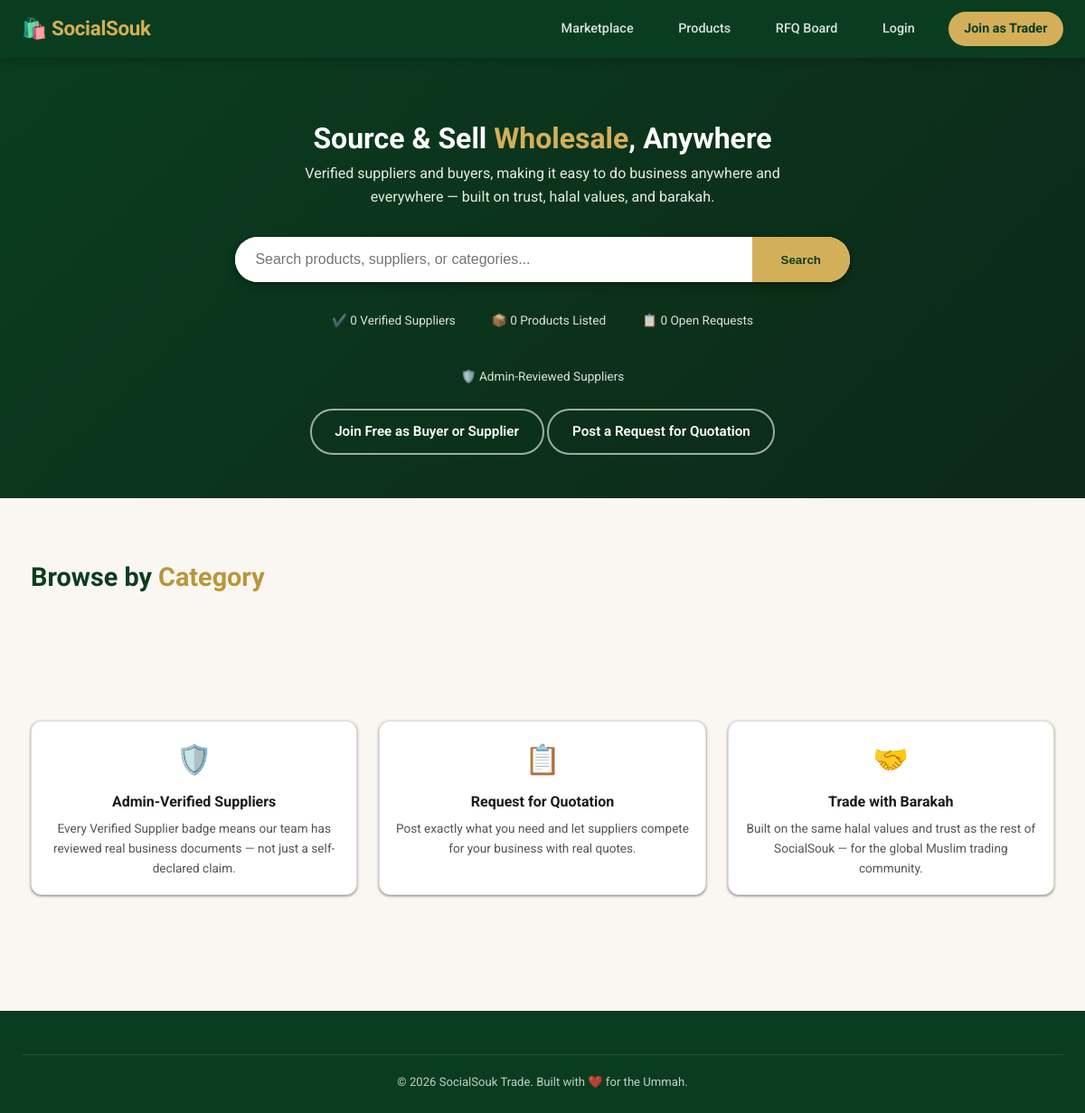
Before: /trade.php with the older database file.
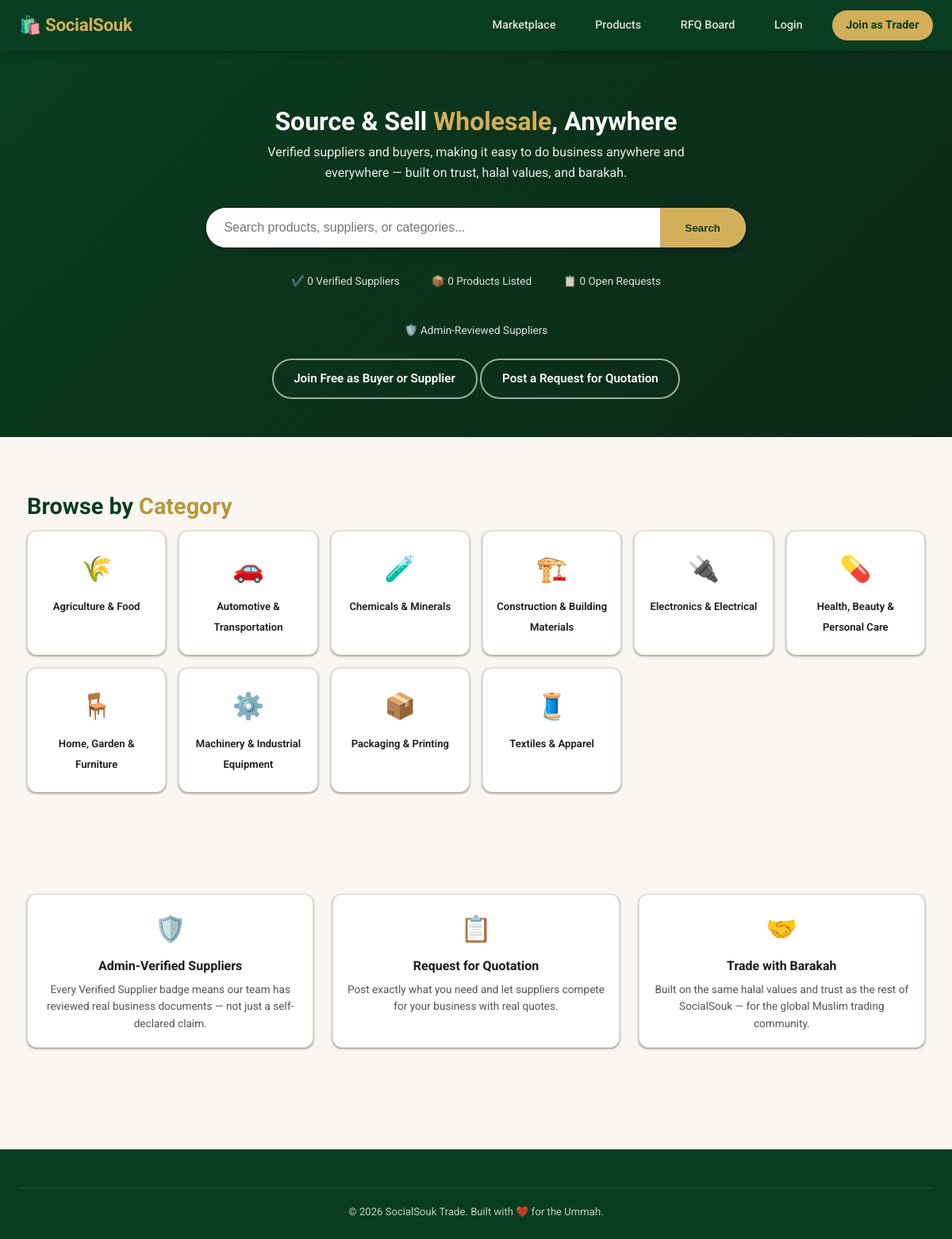
After: the same page with the newer database file.
### tables this page shows
CREATE TABLE IF NOT EXISTS b2b_categories (
    id   INT UNSIGNED AUTO_INCREMENT PRIMARY KEY,
    name VARCHAR(150) NOT NULL,
    slug VARCHAR(150) NOT NULL UNIQUE,
    icon VARCHAR(10)
);

### db.php (called while the page is built, shortened)
<?php
function e(string $s): string {
    return htmlspecialchars($s, ENT_QUOTES, 'UTF-8');
}
function auth(): ?array {
    if (!isset($_SESSION['user'])) {
        return null;
    }
    return $_SESSION['user'];
}

### trade.php (the view, shortened to what this page needs)
<?php
require_once __DIR__ . '/db.php';
$user = auth();
$myCo = $user ? myCompany($pdo, $user['id']) : null;
$categories = $pdo->query('SELECT * FROM b2b_categories ORDER BY name')->fetchAll();
$stats = $pdo->query(
    "SELECT (SELECT COUNT(*) FROM companies WHERE verification_status='verified') AS verified_suppliers,
            (SELECT COUNT(*) FROM companies) AS total_companies,
            (SELECT COUNT(*) FROM b2b_products WHERE is_active=1) AS total_products,
            (SELECT COUNT(*) FROM rfqs WHERE status='open') AS open_rfqs"
)->fetch();
?>
<!DOCTYPE html>
<html lang="en">
<head>
<link rel="stylesheet" href="style.css">
</head>
<body>
<nav class="navbar">
    <a class="nav-brand" href="index.php">🛍️ <?= e(SITE_NAME) ?></a>
    <div class="nav-links">
        <a href="index.php">Marketplace</a>
        <a href="trade-products.php">Products</a>
        <a href="rfq-board.php">RFQ Board</a>
        <?php if ($user): ?><span class="nav-user">👤 <?= e($user['name']) ?></span>
            <?php if ($myCo): ?><a href="trade-dashboard.php">Trade Dashboard</a><?php else: ?><a href="trade-register.php" class="nav-btn">Join as Trader</a><?php endif; ?>
            <a href="logout.php" class="nav-btn">Logout</a>
        <?php else: ?>
            <a href="login.php">Login</a>
            <a href="trade-register.php" class="nav-btn">Join as Trader</a>
        <?php endif; ?>
    </div>
</nav>
<header class="trade-hero">
    <div class="hero-content">
        <h1>Source & Sell <span style="color:var(--gold)">Wholesale</span>, Anywhere</h1>
        <p style="opacity:.9;max-width:560px;margin:0 auto">Verified suppliers and buyers, making it easy to do business anywhere and everywhere — built on trust, halal values, and barakah.</p>
        <form action="trade-products.php" method="get" class="trade-search-bar">
            <input type="text" name="q" placeholder="Search products, suppliers, or categories...">
            <button type="submit">Search</button>
        </form>
        <div class="trade-trust-bar">
            <span>✔️ <?= (int) $stats['verified_suppliers'] ?> Verified Suppliers</span>
            <span>📦 <?= (int) $stats['total_products'] ?> Products Listed</span>
            <span>📋 <?= (int) $stats['open_rfqs'] ?> Open Requests</span>
            <span>🛡️ Admin-Reviewed Suppliers</span>
        </div>
        <?php if (!$myCo): ?>
        <div style="margin-top:1.5rem">
            <a href="<?= $user ? 'trade-register.php' : 'register.php' ?>" class="btn btn-secondary">Join Free as Buyer or Supplier</a>
            <a href="rfq-submit.php" class="btn btn-secondary">Post a Request for Quotation</a>
        </div>
        <?php endif; ?>
    </div>
</header>
<div class="container section">
    <h2 class="section-title">Browse by <span>Category</span></h2>
    <div class="trade-category-grid">
        <?php foreach ($categories as $c): ?>
        <a href="trade-products.php?category=<?= (int) $c['id'] ?>" class="trade-category-tile">
            <span class="icon"><?= e($c['icon']) ?></span>
            <span class="name"><?= e($c['name']) ?></span>
        </a>
        <?php endforeach; ?>
    </div>
</div>
<div class="container section">
    <div class="grid-3">
        <div class="card"><div class="card-body" style="text-align:center">
            <div style="font-size:2rem;margin-bottom:.5rem">🛡️</div>
            <h3 style="font-size:1rem;margin-bottom:.4rem">Admin-Verified Suppliers</h3>
            <p style="font-size:.85rem;color:var(--text-mid)">Every Verified Supplier badge means our team has reviewed real business documents — not just a self-declared claim.</p>
        </div></div>
        <div class="card"><div class="card-body" style="text-align:center">
            <div style="font-size:2rem;margin-bottom:.5rem">📋</div>
            <h3 style="font-size:1rem;margin-bottom:.4rem">Request for Quotation</h3>
            <p style="font-size:.85rem;color:var(--text-mid)">Post exactly what you need and let suppliers compete for your business with real quotes.</p>
        </div></div>
        <div class="card"><div class="card-body" style="text-align:center">
            <div style="font-size:2rem;margin-bottom:.5rem">🤝</div>
            <h3 style="font-size:1rem;margin-bottom:.4rem">Trade with Barakah</h3>
            <p style="font-size:.85rem;color:var(--text-mid)">Built on the same halal values and trust as the rest of SocialSouk — for the global Muslim trading community.</p>
        </div></div>
    </div>
</div>
<footer>
    <div class="footer-bottom">&copy; <?= date('Y') ?> <?= e(SITE_NAME) ?> Trade. Built with ❤️ for the Ummah.</div>
</footer>
</body>
</html>

### style.css (style rules this page uses)
:root { --green-deep: #0a3d1f; --green-mid: #1a5c33; --green-light: #2d7a4a; --gold: #d4af5a; --gold-dark: #b8973b; --gold-light: #f0d78a; --cream: #faf7f2; --white: #ffffff; --text: #1a1a1a; --text-mid: #555; --text-light: #888; --border: #e2ddd6; --shadow: 0 1px 2px rgba(0,0,0,.30), 0 1px 3px 1px rgba(0,0,0,.15); --shadow-lg: 0 1px 3px rgba(0,0,0,.30), 0 4px 8px 3px rgba(0,0,0,.15); --radius-sm: 8px; --radius: 12px; --radius-lg: 16px; --radius-full: 999px; --transition: .2s cubic-bezier(.4,0,.2,1); }
*, *::before, *::after { box-sizing: border-box; margin: 0; padding: 0; }
body { font-family: 'Roboto', 'Segoe UI', system-ui, -apple-system, sans-serif; background: var(--cream); color: var(--text); line-height: 1.6; }
a { color: var(--green-mid); text-decoration: none; }
.navbar { background: var(--green-deep); padding: 0 1.5rem; display: flex; align-items: center; justify-content: space-between; height: 64px; position: sticky; top: 0; z-index: 100; box-shadow: 0 2px 12px rgba(0,0,0,.25); }
.nav-brand { font-size: 1.4rem; font-weight: 700; color: var(--gold); letter-spacing: -.3px; }
.nav-links { display: flex; align-items: center; gap: 1.5rem; }
.nav-links a { color: rgba(255,255,255,.85); font-size: .9rem; font-weight: 500; padding: .4rem .8rem; border-radius: 6px; transition: var(--transition); }
.nav-btn { background: var(--gold) !important; color: var(--green-deep) !important; font-weight: 700 !important; padding: .45rem 1.1rem !important; border-radius: 20px !important; }
.hero-content { position: relative; max-width: 680px; margin: 0 auto; }
.btn { display: inline-flex; align-items: center; gap: .4rem; padding: .7rem 1.6rem; border-radius: 25px; font-size: .95rem; font-weight: 600; cursor: pointer; border: none; transition: var(--transition); text-decoration: none; }
.btn-secondary { background: transparent; color: var(--white); border: 2px solid rgba(255,255,255,.6); }
.trade-hero { background: linear-gradient(135deg, var(--green-deep) 0%, #0d2818 100%); color: var(--white); padding: 4rem 1.5rem 3rem; text-align: center; position: relative; overflow: hidden; }
.trade-search-bar { max-width: 700px; margin: 2rem auto 0; display: flex; background: var(--white); border-radius: var(--radius-full); overflow: hidden; box-shadow: var(--shadow-lg); }
.trade-search-bar input { flex: 1; border: none; padding: 1rem 1.4rem; font-size: 1rem; outline: none; }
.trade-search-bar button { background: var(--gold); color: var(--green-deep); border: none; padding: 0 2rem; font-weight: 700; cursor: pointer; }
.trade-trust-bar { display: flex; justify-content: center; gap: 2.5rem; flex-wrap: wrap; margin-top: 2rem; font-size: .85rem; color: rgba(255,255,255,.85); }
.trade-trust-bar span { display: flex; align-items: center; gap: .4rem; }
.trade-category-grid { display: grid; grid-template-columns: repeat(auto-fill, minmax(150px, 1fr)); gap: 1rem; }
.trade-category-tile { background: var(--white); border: 1.5px solid var(--border); border-radius: var(--radius); padding: 1.4rem 1rem; text-align: center; text-decoration: none; color: var(--text); transition: var(--transition); box-shadow: var(--shadow); }
.trade-category-tile .icon { font-size: 2rem; display: block; margin-bottom: .5rem; }
.trade-category-tile .name { font-size: .82rem; font-weight: 600; }
.container { max-width: 1180px; margin: 0 auto; padding: 0 1.5rem; }
.section { padding-top: 4rem; padding-bottom: 4rem; }
.section-title { font-size: 1.8rem; font-weight: 700; color: var(--green-deep); margin-bottom: .5rem; }
.section-title span { color: var(--gold-dark); }
.grid-3 { display: grid; grid-template-columns: repeat(auto-fill, minmax(300px, 1fr)); gap: 1.5rem; }
.card { background: var(--white); border-radius: var(--radius); overflow: hidden; box-shadow: var(--shadow); transition: var(--transition); border: 1.5px solid var(--border); }
.card-body { padding: 1.1rem; }
footer { background: var(--green-deep); color: rgba(255,255,255,.75); padding: 3rem 1.5rem 1.5rem; margin-top: 4rem; }
.footer-bottom { text-align: center; border-top: 1px solid rgba(255,255,255,.1); padding-top: 1.2rem; font-size: .82rem; max-width: 1180px; margin: 0 auto; }
.nav-brand { min-width: 0; overflow: hidden; text-overflow: ellipsis; white-space: nowrap; }

Changed rows visible on the page:
added b2b_categories: icon "🌾", name "Agriculture & Food"
added b2b_categories: icon "🚗", name "Automotive & Transportation"
added b2b_categories: icon "🧪", name "Chemicals & Minerals"
added b2b_categories: icon "🏗️", name "Construction & Building Materials"
added b2b_categories: icon "🔌", name "Electronics & Electrical"
added b2b_categories: icon "💊", name "Health, Beauty & Personal Care"
added b2b_categories: icon "🪑", name "Home, Garden & Furniture"
added b2b_categories: icon "⚙️", name "Machinery & Industrial Equipment"
added b2b_categories: icon "📦", name "Packaging & Printing"
added b2b_categories: icon "🧵", name "Textiles & Apparel"
